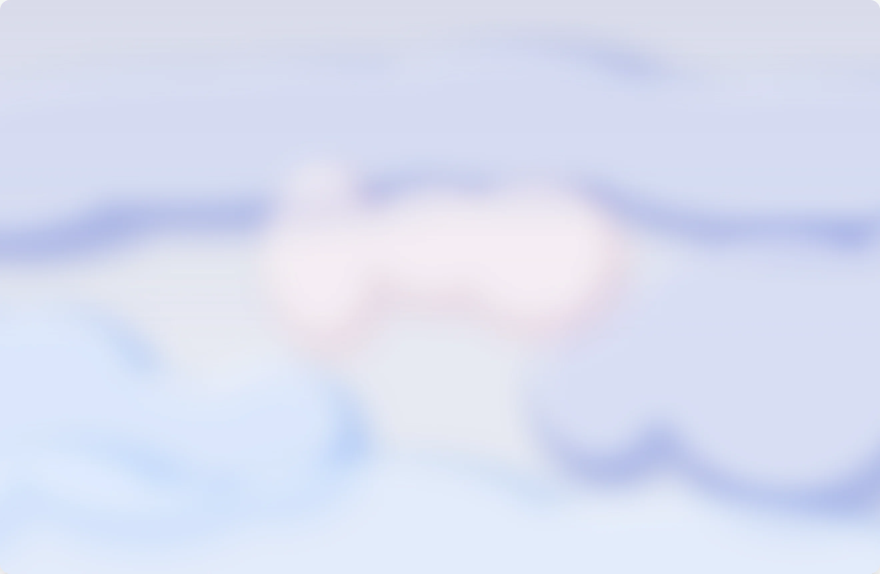
#> input picture src/assets/bg/bg-clouds-day.webp, 2640 x 1720 px, given in place of day-black.png, which was not available (shown at 1/3 size)
$ python recover-clouds-alpha.py
#> lines starting #> are read from the running program, lines starting #| are printed output that depends on the picture; pictures that were not available may be replaced by others from this repository, and a replacement may not be noted
"""Recover the true RGBA of the Figma `clouds` field from a black-plate and a white-plate export.

    python scripts/recover-clouds-alpha.py

Figma's MCP exporter renders a node IN CONTEXT, so exporting `clouds` directly flattens it against
whatever sits behind it — which is how the shipped WebPs ended up as `clouds` composited over
`ground/base`, fully opaque, with both ambient blooms buried underneath where nothing could see
them. `clouds` is actually an empty frame (`fills: []`) holding a `sky` gradient at 16% (Day) / 34%
(Night) over the top 520px plus ten lobe frames at 0.26-0.52 — i.e. mostly transparent — and in the
file the blooms are the dominant colour source in the top-left, because they show THROUGH it.

Two exports over known plates recover it exactly. With straight alpha a and colour C:

    black plate:  B = C*a                 =>   a = 1 - (W - B)
    white plate:  W = C*a + (1 - a)            C = B / a

Both plates come from the same clone with `blendMode = 'NORMAL'`, which makes the frame its own
blend group so Night's `pattern 1` HARD_LIGHT composites against the cloud stack rather than
against the plate. Without that, a backdrop-dependent blend would break the subtraction for Night.

Night's clone carries the file's own node opacity 0.68, so the recovered alpha includes it. It is
divided back out here and re-applied in CSS, which keeps 0.68 visible and retunable in
`background.css` the way the file has it, rather than baked into an asset.

WHY THE COLOUR IS DIFFUSED. Unpremultiplying divides by alpha, so where the field is nearly
transparent — alpha 0.09 across the sidebar in Day — 8-bit quantisation noise is amplified ~11x
into wild saturated colour. It is invisible once composited, but it wrecks WebP's predictor and cost
892 KB on the first pass. Alpha-weighted diffusion replaces the colour where alpha is low with a
blur of the premultiplied colour divided by a blur of alpha — the standard texture-pipeline fix. The
composite is unchanged to within a quantisation step, which the round-trip check below verifies.
"""

import os

import numpy as np
from PIL import Image

SRC = ".shots/figma"
OUT = "src/assets/bg"

# tone -> node opacity carried by the exported clone, output basename, (quality, alpha_quality).
# The encode points are the knee of a sweep against the round-trip error printed below: WebP switches
# to LOSSY alpha somewhere under alpha_quality 76, which is worth 2-3x the file size for well under
# one 8-bit level of extra mean error on art this diffuse. Day needs a touch more than Night because
# its alpha spans 0 to 0.88, where Night's never leaves 0.51-0.63.
TONES = {
    "day": (1.0, "bg-clouds-day", (74, 74)),
    "night": (0.68, "bg-clouds-night", (72, 70)),
}
A_TRUST = 0.35   # alpha at which the divided colour is trusted outright
BLUR_PX = 24     # diffusion radius, in source pixels (the art is 2x, so 12 logical px)
PASSES = 3       # box blurs to approximate a Gaussian


def box_blur(a, r):
    """Separable moving average via cumulative sums — no scipy needed."""
    for axis in (0, 1):
        n = a.shape[axis]
        pad = [(0, 0)] * a.ndim
        pad[axis] = (r + 1, r)
        p = np.pad(a, pad, mode="edge")
        c = np.cumsum(p, axis=axis)
        lo = np.take(c, range(0, n), axis=axis)
        hi = np.take(c, range(2 * r + 1, 2 * r + 1 + n), axis=axis)
        a = (hi - lo) / (2 * r + 1)
    return a


def load(name):
#> called with name = 'day-black'
    return np.asarray(Image.open(f"{SRC}/{name}.png").convert("RGB"), dtype=np.float64) / 255.0


for tone, (node_opacity, base, (q, aq)) in TONES.items():
    B, W = load(f"{tone}-black"), load(f"{tone}-white")
#> call 2 of load, with name = 'day-white'
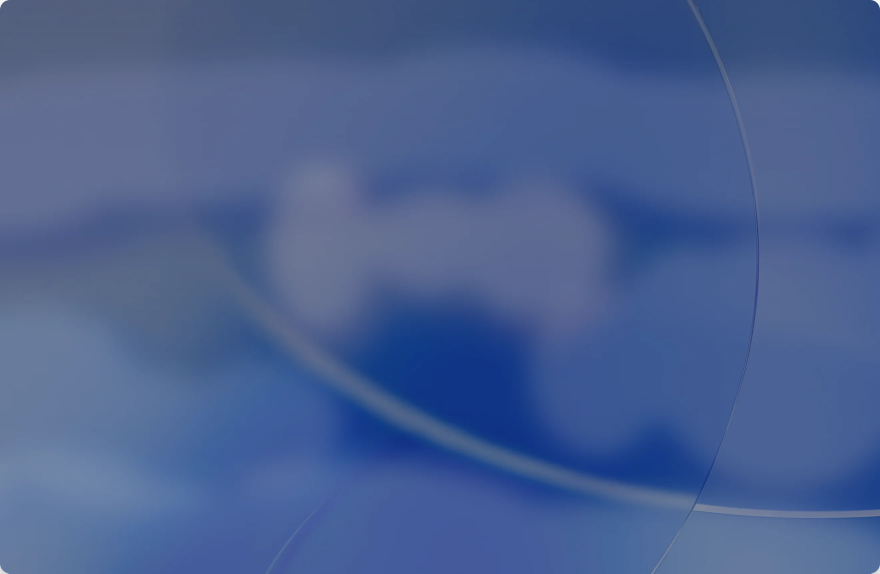
#> input picture src/assets/bg/bg-clouds-night.webp, 2640 x 1720 px, given in place of day-white.png, which was not available (shown at 1/3 size)

    a_ch = 1.0 - np.clip(W - B, 0.0, 1.0)
    a = a_ch.mean(axis=2)
    spread = a_ch.max(axis=2) - a_ch.min(axis=2)

    # Straight colour where alpha supports it, alpha-weighted diffusion where it does not.
    C_div = np.clip(B / np.maximum(a, 1e-4)[:, :, None], 0.0, 1.0)
    Pb, Ab = B.copy(), a.copy()
    for _ in range(PASSES):
        Pb, Ab = box_blur(Pb, BLUR_PX), box_blur(Ab, BLUR_PX)
    C_diff = np.clip(Pb / np.maximum(Ab, 1e-4)[:, :, None], 0.0, 1.0)
    w = np.clip(a / A_TRUST, 0.0, 1.0)[:, :, None]
#> w: shape (1720, 2640, 1) float64; every value is 1
    C = w * C_div + (1.0 - w) * C_diff

    a_group = np.clip(a / node_opacity, 0.0, 1.0)
    rgba = np.round(np.concatenate([C, a_group[:, :, None]], axis=2) * 255).astype(np.uint8)
    img = Image.fromarray(rgba, mode="RGBA")

    webp = f"{OUT}/{base}.webp"
    img.save(f"{SRC}/{base}-recovered.png")
    img.save(webp, "WEBP", quality=q, method=6, alpha_quality=aq)

    # ROUND TRIP: recomposite the saved WebP over both plates and diff against the exports Figma
    # gave us. This is the check that the asset is faithful, not just that the algebra was.
    back = np.asarray(Image.open(webp).convert("RGBA"), dtype=np.float64) / 255.0
    Cb, Ab2 = back[:, :, :3], back[:, :, 3:4] * node_opacity
    err_b = np.abs(Cb * Ab2 - B) * 255
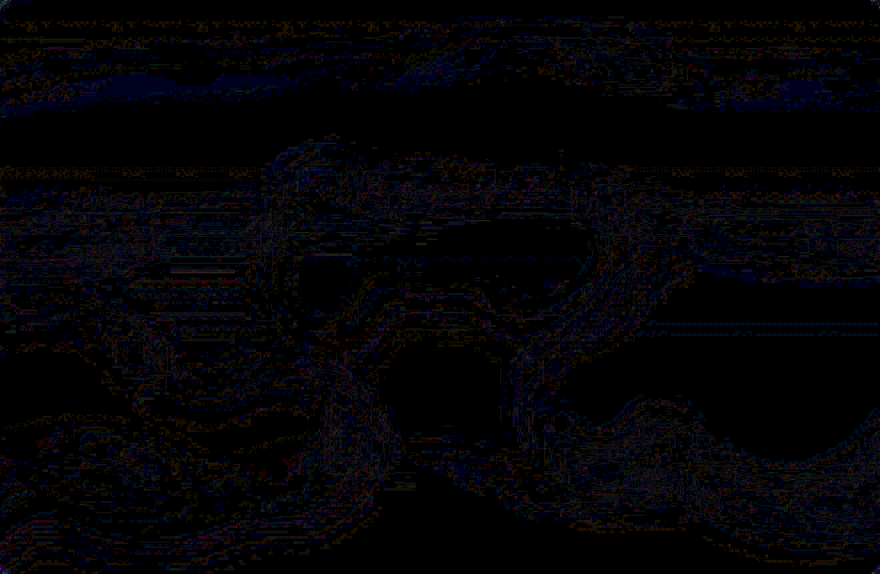
#> err_b: shape (1720, 2640, 3) float64 (shown at 1/3 size); mean R, G, B 0.259, 0.212, 0.389; drawn with min black and max white
    err_w = np.abs(Cb * Ab2 + (1 - Ab2) - W) * 255
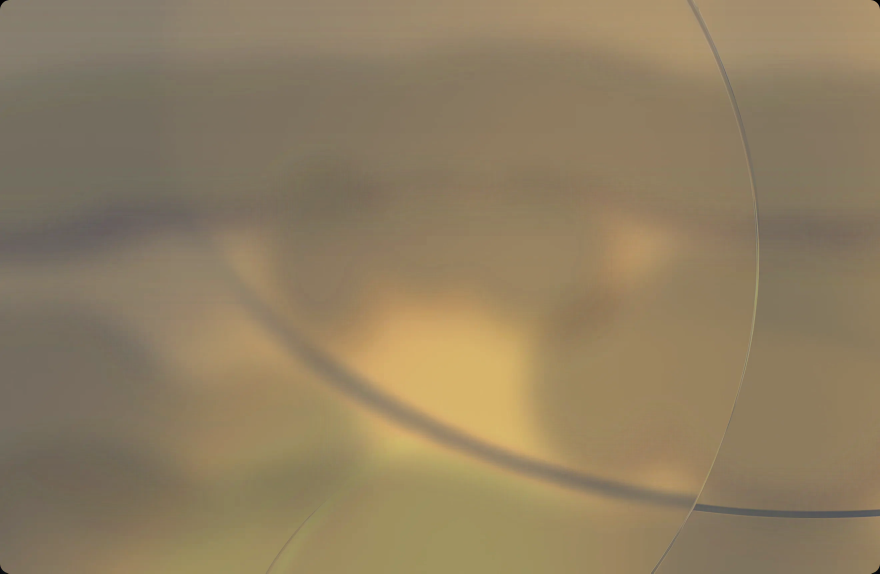
#> err_w: shape (1720, 2640, 3) float64 (shown at 1/3 size); mean R, G, B 144, 126.8, 97.4

    print(
        f"{tone:6} opacity {node_opacity}  alpha min {a.min():.3f} median {np.median(a):.3f} "
        f"max {a.max():.3f}  (group median {np.median(a_group):.3f})  "
        f"channel spread median {np.median(spread):.4f} p99 {np.percentile(spread, 99):.4f}"
    )
#| day    opacity 1.0  alpha min 0.967 median 1.000 max 1.000  (group median 1.000)  channel spread median 0.0000 p99 0.0000
    print(
        f"       round trip vs the two plates: mean {err_b.mean():.2f}/{err_w.mean():.2f} "
        f"p99 {np.percentile(err_b, 99):.1f}/{np.percentile(err_w, 99):.1f} "
        f"max {err_b.max():.1f}/{err_w.max():.1f}  (8-bit levels)"
    )
#|        round trip vs the two plates: mean 0.29/122.74 p99 2.0/200.0 max 16.0/218.0  (8-bit levels)
    print(f"       wrote {os.path.getsize(webp) // 1024} KB webp at quality {q} / alpha {aq}")

    h, wd = a.shape
#> h = 1720; wd = 2640
    for label, (fx, fy) in {
        "top-left": (0.02, 0.03),
        "sidebar mid": (0.04, 0.48),
        "centre": (0.5, 0.5),
        "bottom-right": (0.97, 0.97),
    }.items():
        y, x = int(fy * (h - 1)), int(fx * (wd - 1))
        c = (C[y, x] * 255).round().astype(int)
        print(f"       {label:14} #{c[0]:02x}{c[1]:02x}{c[2]:02x}  a {a[y, x]:.3f}  group {a_group[y, x]:.3f}")
#> this loop made 4 passes
#> c on passes 1 to 4: [218, 220, 235], [213, 219, 235], [239, 231, 238], [228, 234, 250]
#|        top-left       #dadceb  a 1.000  group 1.000
#|        sidebar mid    #d5dbeb  a 1.000  group 1.000
#|        centre         #efe7ee  a 1.000  group 1.000
#|        bottom-right   #e4eafa  a 1.000  group 1.000
#> (the run stopped early here; a loop or call above may not have finished)
